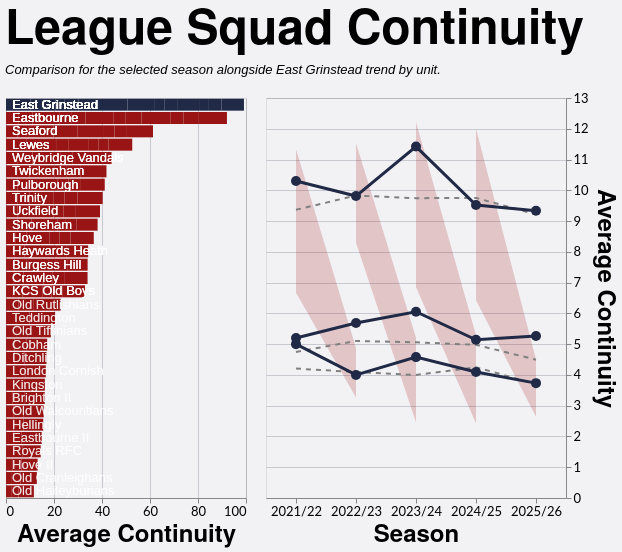

Write a Vega-Lite specification for this figure.
### Vega-Lite specification from a JSON file in a GitHub repository (floating-point values rounded to 4 significant figures; data arrays with more than 128 entries replaced by an {"elided": "..."} marker saying what was removed)
{"config": {"axis": {"labelFont": "Lato, sans-serif", "titleFont": "PT Sans Narrow, Helvetica Neue, Helvetica, Arial, sans-serif", "labelFontSize": 13, "titleFontSize": 24, "gridColor": "#202947", "gridOpacity": 0.2}, "header": {"labelFont": "PT Sans Narrow, Helvetica Neue, Helvetica, Arial, sans-serif", "titleFont": "PT Sans Narrow, Helvetica Neue, Helvetica, Arial, sans-serif", "labelFontSize": 24, "titleFontSize": 28, "labelFontWeight": "bold", "orient": "left"}, "legend": {"labelFont": "Lato, sans-serif", "titleFont": "PT Sans Narrow, Helvetica Neue, Helvetica, Arial, sans-serif", "labelFontSize": 14, "titleFontSize": 16, "titlePadding": 5, "fillColor": "white", "strokeColor": "black", "padding": 10, "titleFontWeight": "lighter", "titleFontStyle": "italic", "titleColor": "gray", "offset": 10}, "title": {"font": "PT Sans Narrow, Helvetica Neue, Helvetica, Arial, sans-serif", "fontSize": 48, "fontWeight": "bold", "anchor": "start", "align": "center", "titlePadding": 20, "subtitlePadding": 10, "subtitleFontSize": 13, "subtitleColor": "", "subtitleFontStyle": "italic", "offset": 15, "color": "black"}, "axisX": {"labelAngle": 0}, "facet": {"title": null, "header": null, "align": {"row": "each", "column": "each"}}, "resolve": {"scale": {"y": "independent", "facet": "independent"}}, "background": "#f2f1f4"}, "hconcat": [{"layer": [{"mark": {"type": "bar", "strokeWidth": 2}, "encoding": {"color": {"condition": {"test": "datum.IsEGR", "value": "#202946"}, "value": "#991515"}, "tooltip": [{"field": "Team", "type": "nominal"}, {"field": "Season", "type": "nominal"}, {"field": "Unit", "type": "nominal"}, {"field": "Average Retention", "format": ".2f", "title": "Average Players Retained", "type": "quantitative"}], "x": {"field": "Average Retention", "title": "Average Continuity", "type": "quantitative"}, "y": {"axis": {"domain": false, "labels": false, "ticks": false}, "field": "Team", "sort": {"field": "Average Retention", "order": "descending"}, "title": null, "type": "nominal"}}}, {"mark": {"type": "text", "align": "left", "baseline": "middle", "color": "white", "dx": 6, "fontSize": 13}, "encoding": {"opacity": {"condition": {"test": "datum.IsEGR", "value": 1}, "value": 0.5}, "text": {"field": "Team", "type": "nominal"}, "x": {"datum": 0}, "y": {"axis": {"domain": false, "labels": false, "ticks": false}, "field": "Team", "sort": {"field": "Average Retention", "order": "descending"}, "title": null, "type": "nominal"}}}], "data": {"name": "data-3f9243c47ede9d86e5608d2f86a23558"}, "height": 400, "width": 240}, {"layer": [{"mark": {"type": "area", "color": "#991515", "opacity": 0.2}, "encoding": {"tooltip": [{"field": "Season", "title": "Season", "type": "nominal"}, {"field": "Unit", "title": "Unit", "type": "nominal"}, {"field": "League Min", "format": ".2f", "title": "League Min", "type": "quantitative"}, {"field": "League Max", "format": ".2f", "title": "League Max", "type": "quantitative"}, {"field": "League Average", "format": ".2f", "title": "League Average", "type": "quantitative"}], "x": {"field": "Season", "title": "Season", "type": "nominal"}, "y": {"field": "League Min", "title": "Average Continuity", "type": "quantitative"}, "y2": {"field": "League Max"}}}, {"mark": {"type": "line", "color": "gray", "strokeDash": [5, 5], "strokeWidth": 2}, "encoding": {"detail": {"field": "Unit", "type": "nominal"}, "x": {"field": "Season", "type": "nominal"}, "y": {"axis": {"orient": "right"}, "field": "League Average", "type": "quantitative"}}}, {"mark": {"type": "line", "point": {"size": 100}, "strokeWidth": 3}, "encoding": {"color": {"condition": {"test": "datum.IsEGR", "value": "#202946"}, "value": "#991515"}, "detail": {"field": "Unit", "type": "nominal"}, "opacity": {"condition": {"test": "datum.IsEGR", "value": 1}, "value": 0.5}, "tooltip": [{"field": "Season", "title": "Season", "type": "nominal"}, {"field": "Unit", "title": "Unit", "type": "nominal"}, {"field": "Average Retention", "format": ".2f", "title": "East Grinstead", "type": "quantitative"}], "x": {"field": "Season", "type": "nominal"}, "y": {"field": "Average Retention", "type": "quantitative"}}}], "data": {"name": "data-771de90daf435867212a5ab588f879a1"}, "height": 400, "width": 300}], "resolve": {"scale": {"y": "independent"}}, "spacing": 18, "title": {"text": "League Squad Continuity", "subtitle": "Comparison for the selected season alongside East Grinstead trend by unit."}, "$schema": "https://vega.github.io/schema/vega-lite/v5.20.1.json", "datasets": {"data-3f9243c47ede9d86e5608d2f86a23558": {"elided": "156 records"}, "data-771de90daf435867212a5ab588f879a1": [{"Season": "2021/22", "Unit": "Backs", "League Min": 2.833, "League Max": 5.333, "League Average": 4.206, "Team": "East Grinstead", "Average Retention": 5.0, "IsEGR": true}, {"Season": "2021/22", "Unit": "Forwards", "League Min": 3.667, "League Max": 5.75, "League Average": 4.746, "Team": "East Grinstead", "Average Retention": 5.2, "IsEGR": true}, {"Season": "2021/22", "Unit": "Total", "League Min": 6.667, "League Max": 11.33, "League Average": 9.367, "Team": "East Grinstead", "Average Retention": 10.3, "IsEGR": true}, {"Season": "2022/23", "Unit": "Backs", "League Min": 3.267, "League Max": 4.875, "League Average": 4.092, "Team": "East Grinstead", "Average Retention": 4.0, "IsEGR": true}, {"Season": "2022/23", "Unit": "Forwards", "League Min": 4.059, "League Max": 6.0, "League Average": 5.104, "Team": "East Grinstead", "Average Retention": 5.688, "IsEGR": true}, {"Season": "2022/23", "Unit": "Total", "League Min": 8.294, "League Max": 11.53, "League Average": 9.83, "Team": "East Grinstead", "Average Retention": 9.812, "IsEGR": true}, {"Season": "2023/24", "Unit": "Backs", "League Min": 2.462, "League Max": 5.211, "League Average": 3.999, "Team": "East Grinstead", "Average Retention": 4.579, "IsEGR": true}, {"Season": "2023/24", "Unit": "Forwards", "League Min": 3.538, "League Max": 6.526, "League Average": 5.06, "Team": "East Grinstead", "Average Retention": 6.053, "IsEGR": true}, {"Season": "2023/24", "Unit": "Total", "League Min": 6.846, "League Max": 12.21, "League Average": 9.744, "Team": "East Grinstead", "Average Retention": 11.42, "IsEGR": true}, {"Season": "2024/25", "Unit": "Backs", "League Min": 2.429, "League Max": 5.286, "League Average": 4.248, "Team": "East Grinstead", "Average Retention": 4.095, "IsEGR": true}, {"Season": "2024/25", "Unit": "Forwards", "League Min": 2.762, "League Max": 6.143, "League Average": 4.978, "Team": "East Grinstead", "Average Retention": 5.143, "IsEGR": true}, {"Season": "2024/25", "Unit": "Total", "League Min": 6.429, "League Max": 12.0, "League Average": 9.753, "Team": "East Grinstead", "Average Retention": 9.524, "IsEGR": true}, {"Season": "2025/26", "Unit": "Backs", "League Min": 2.643, "League Max": 4.5, "League Average": 3.705, "Team": "East Grinstead", "Average Retention": 3.733, "IsEGR": true}, {"Season": "2025/26", "Unit": "Forwards", "League Min": 3.267, "League Max": 5.267, "League Average": 4.496, "Team": "East Grinstead", "Average Retention": 5.267, "IsEGR": true}, {"Season": "2025/26", "Unit": "Total", "League Min": 7.467, "League Max": 10.86, "League Average": 9.216, "Team": "East Grinstead", "Average Retention": 9.333, "IsEGR": true}]}}
